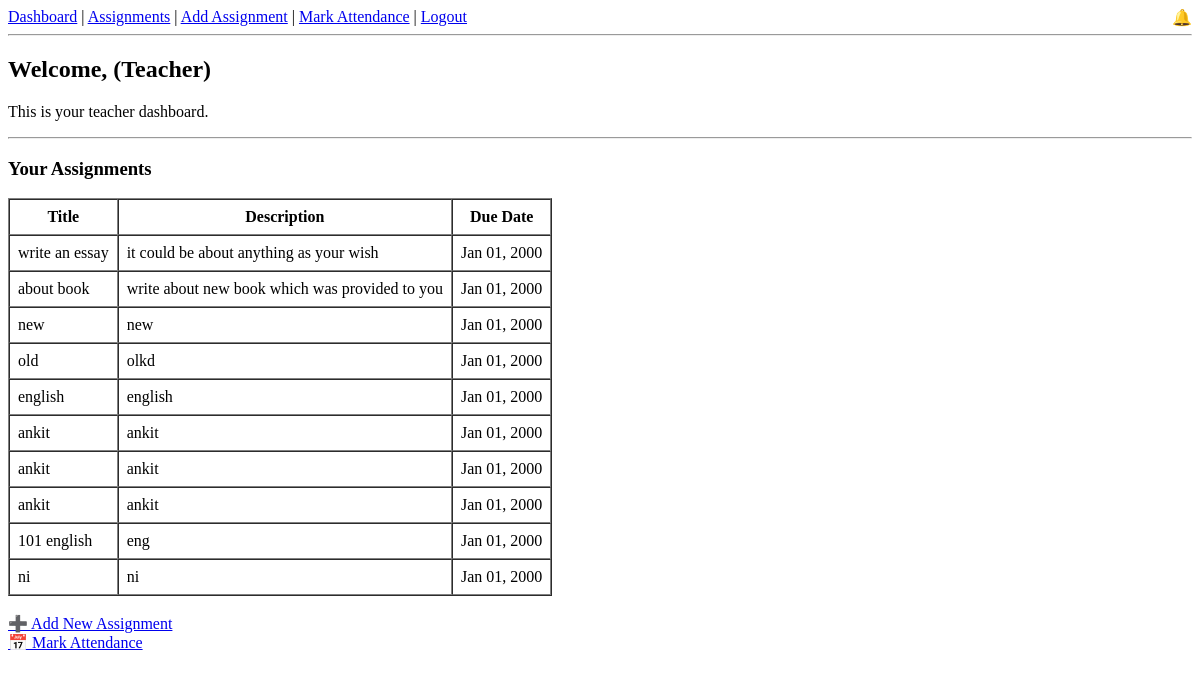
The app's page /teacher-dashboard/ (signed in), older data.
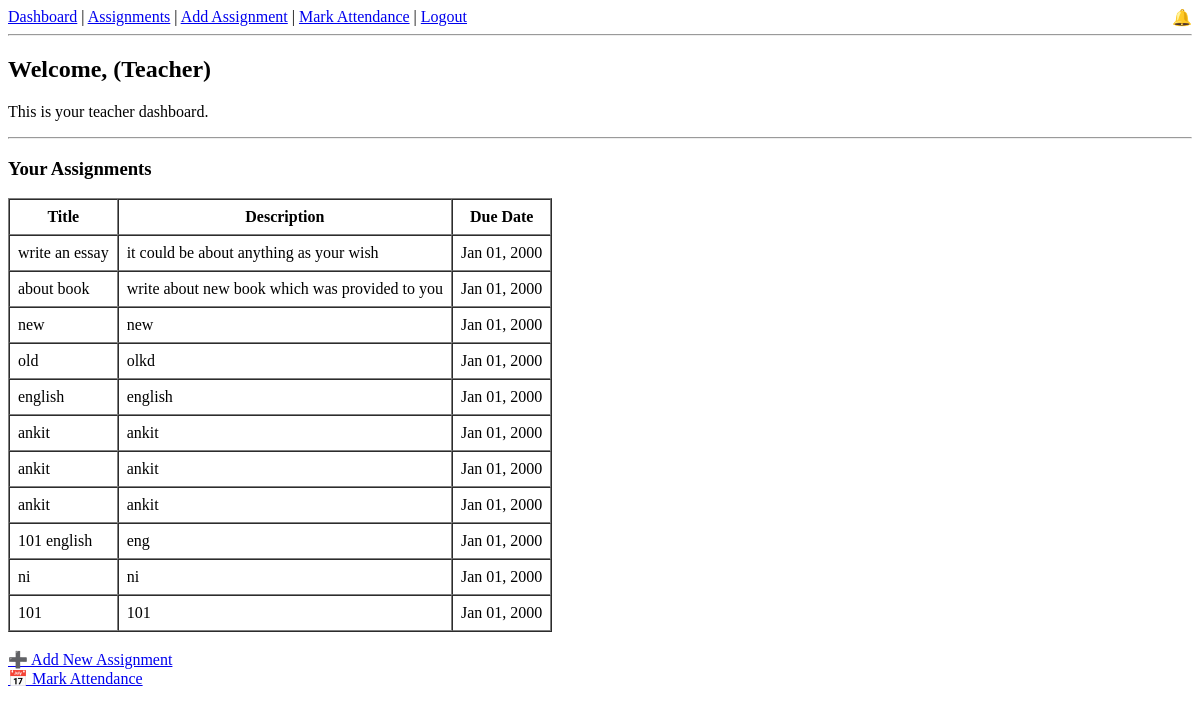
The same page, newer data.
### core/models.py (models this page shows, shortened)
class Assignment(models.Model):
    course = models.ForeignKey(Course, on_delete=models.CASCADE)
    title = models.CharField(max_length=100)
    description = models.TextField(blank=True)
    due_date = models.DateField()

### core/views.py (the view)
# urls.py: path('teacher-dashboard/', views.teacher_dashboard, name='teacher_dashboard'),
@login_required
def teacher_dashboard(request):
    if request.user.is_staff:
        assignments = Assignment.objects.all()
        return render(request, 'core/teacher_dashboard.html', {'assignments': assignments})
    else:
        return redirect('student_dashboard')

### core/context_processors.py (called while the page is built)
def notifications_processor(request):
    if request.user.is_authenticated:
        return {
            'notifications': request.user.notifications.filter(is_read=False).order_by('-created_at')
        }
    return {}

### core/templates/core/teacher_dashboard.html
{% extends 'core/base.html' %}
{% block content %}
<h2>Welcome, {{ request.user.first_name }} (Teacher)</h2>
<p>This is your teacher dashboard.</p>
<hr>
<h3>Your Assignments</h3>
{% if assignments %}
    <table border="1" cellpadding="8" cellspacing="0">
        <tr>
            <th>Title</th>
            <th>Description</th>
            <th>Due Date</th>
        </tr>
        {% for assignment in assignments %}
            <tr>
                <td>{{ assignment.title }}</td>
                <td>{{ assignment.description }}</td>
                <td>{{ assignment.due_date|date:"M d, Y" }}</td>
            </tr>
        {% endfor %}
    </table>
{% else %}
    <p>No assignments found.</p>
{% endif %}
<br>
<a href="{% url 'add_assignment' %}">➕ Add New Assignment</a><br>
<a href="{% url 'attendance_page' %}">📅 Mark Attendance</a>
{% endblock %}

Row changes from the older to the newer data that the page shows:
added Assignment: title "101", description "101", due_date "Jan 01, 2000"
